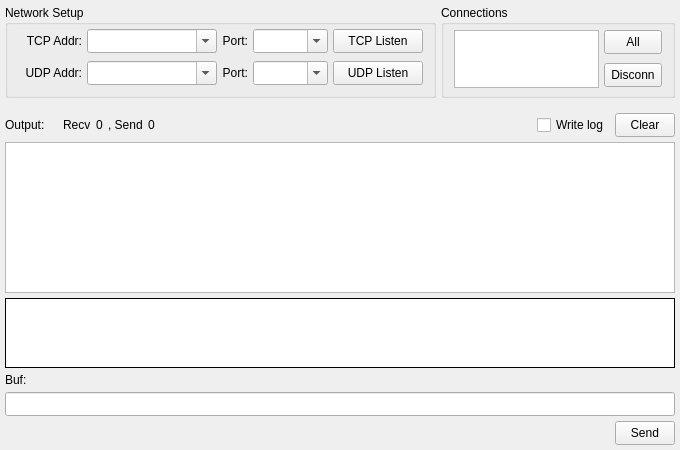
<?xml version="1.0" encoding="UTF-8"?>
<ui version="4.0">
 <class>ServerForm</class>
 <widget class="QWidget" name="ServerForm">
  <property name="geometry">
   <rect>
    <x>0</x>
    <y>0</y>
    <width>680</width>
    <height>450</height>
   </rect>
  </property>
  <property name="minimumSize">
   <size>
    <width>0</width>
    <height>0</height>
   </size>
  </property>
  <property name="windowTitle">
   <string>Server</string>
  </property>
  <property name="locale">
   <locale language="C" country="AnyCountry"/>
  </property>
  <layout class="QVBoxLayout" name="lay1">
   <property name="spacing">
    <number>5</number>
   </property>
   <property name="margin" stdset="0">
    <number>5</number>
   </property>
   <item>
    <layout class="QHBoxLayout" name="lay2">
     <item>
      <widget class="QGroupBox" name="box1">
       <property name="sizePolicy">
        <sizepolicy hsizetype="Fixed" vsizetype="Fixed">
         <horstretch>0</horstretch>
         <verstretch>0</verstretch>
        </sizepolicy>
       </property>
       <property name="minimumSize">
        <size>
         <width>0</width>
         <height>93</height>
        </size>
       </property>
       <property name="maximumSize">
        <size>
         <width>16777215</width>
         <height>93</height>
        </size>
       </property>
       <property name="title">
        <string>Network Setup</string>
       </property>
       <layout class="QVBoxLayout" name="lay5">
        <property name="spacing">
         <number>5</number>
        </property>
        <property name="leftMargin">
         <number>4</number>
        </property>
        <property name="topMargin">
         <number>0</number>
        </property>
        <property name="rightMargin">
         <number>10</number>
        </property>
        <property name="bottomMargin">
         <number>5</number>
        </property>
        <item>
         <layout class="QGridLayout" name="lay6">
          <property name="sizeConstraint">
           <enum>QLayout::SetFixedSize</enum>
          </property>
          <property name="bottomMargin">
           <number>0</number>
          </property>
          <property name="horizontalSpacing">
           <number>5</number>
          </property>
          <property name="verticalSpacing">
           <number>8</number>
          </property>
          <item row="0" column="2">
           <widget class="QLabel" name="lab2">
            <property name="sizePolicy">
             <sizepolicy hsizetype="Preferred" vsizetype="Preferred">
              <horstretch>0</horstretch>
              <verstretch>0</verstretch>
             </sizepolicy>
            </property>
            <property name="text">
             <string>Port:</string>
            </property>
            <property name="alignment">
             <set>Qt::AlignRight|Qt::AlignTrailing|Qt::AlignVCenter</set>
            </property>
           </widget>
          </item>
          <item row="0" column="0">
           <widget class="QLabel" name="lab1">
            <property name="sizePolicy">
             <sizepolicy hsizetype="Preferred" vsizetype="Preferred">
              <horstretch>0</horstretch>
              <verstretch>0</verstretch>
             </sizepolicy>
            </property>
            <property name="minimumSize">
             <size>
              <width>70</width>
              <height>0</height>
             </size>
            </property>
            <property name="contextMenuPolicy">
             <enum>Qt::NoContextMenu</enum>
            </property>
            <property name="text">
             <string>TCP Addr:</string>
            </property>
            <property name="textFormat">
             <enum>Qt::PlainText</enum>
            </property>
            <property name="scaledContents">
             <bool>false</bool>
            </property>
            <property name="alignment">
             <set>Qt::AlignRight|Qt::AlignTrailing|Qt::AlignVCenter</set>
            </property>
           </widget>
          </item>
          <item row="0" column="1">
           <widget class="QComboBox" name="cmbTcpAddr">
            <property name="sizePolicy">
             <sizepolicy hsizetype="Fixed" vsizetype="Fixed">
              <horstretch>0</horstretch>
              <verstretch>0</verstretch>
             </sizepolicy>
            </property>
            <property name="minimumSize">
             <size>
              <width>130</width>
              <height>24</height>
             </size>
            </property>
            <property name="maximumSize">
             <size>
              <width>130</width>
              <height>24</height>
             </size>
            </property>
            <property name="editable">
             <bool>true</bool>
            </property>
            <property name="insertPolicy">
             <enum>QComboBox::NoInsert</enum>
            </property>
           </widget>
          </item>
          <item row="0" column="3">
           <widget class="QComboBox" name="cmbTcpPort">
            <property name="sizePolicy">
             <sizepolicy hsizetype="Fixed" vsizetype="Fixed">
              <horstretch>0</horstretch>
              <verstretch>0</verstretch>
             </sizepolicy>
            </property>
            <property name="minimumSize">
             <size>
              <width>75</width>
              <height>24</height>
             </size>
            </property>
            <property name="maximumSize">
             <size>
              <width>75</width>
              <height>24</height>
             </size>
            </property>
            <property name="editable">
             <bool>true</bool>
            </property>
            <property name="insertPolicy">
             <enum>QComboBox::InsertAtTop</enum>
            </property>
           </widget>
          </item>
          <item row="1" column="0">
           <widget class="QLabel" name="lab3">
            <property name="sizePolicy">
             <sizepolicy hsizetype="Preferred" vsizetype="Preferred">
              <horstretch>0</horstretch>
              <verstretch>0</verstretch>
             </sizepolicy>
            </property>
            <property name="minimumSize">
             <size>
              <width>70</width>
              <height>0</height>
             </size>
            </property>
            <property name="contextMenuPolicy">
             <enum>Qt::NoContextMenu</enum>
            </property>
            <property name="text">
             <string>UDP Addr:</string>
            </property>
            <property name="textFormat">
             <enum>Qt::PlainText</enum>
            </property>
            <property name="scaledContents">
             <bool>false</bool>
            </property>
            <property name="alignment">
             <set>Qt::AlignRight|Qt::AlignTrailing|Qt::AlignVCenter</set>
            </property>
           </widget>
          </item>
          <item row="1" column="1">
           <widget class="QComboBox" name="cmbUdpAddr">
            <property name="sizePolicy">
             <sizepolicy hsizetype="Fixed" vsizetype="Fixed">
              <horstretch>0</horstretch>
              <verstretch>0</verstretch>
             </sizepolicy>
            </property>
            <property name="minimumSize">
             <size>
              <width>130</width>
              <height>24</height>
             </size>
            </property>
            <property name="maximumSize">
             <size>
              <width>130</width>
              <height>24</height>
             </size>
            </property>
            <property name="editable">
             <bool>true</bool>
            </property>
            <property name="insertPolicy">
             <enum>QComboBox::NoInsert</enum>
            </property>
           </widget>
          </item>
          <item row="1" column="2">
           <widget class="QLabel" name="lab4">
            <property name="sizePolicy">
             <sizepolicy hsizetype="Preferred" vsizetype="Preferred">
              <horstretch>0</horstretch>
              <verstretch>0</verstretch>
             </sizepolicy>
            </property>
            <property name="text">
             <string>Port:</string>
            </property>
            <property name="alignment">
             <set>Qt::AlignRight|Qt::AlignTrailing|Qt::AlignVCenter</set>
            </property>
           </widget>
          </item>
          <item row="1" column="3">
           <widget class="QComboBox" name="cmbUdpPort">
            <property name="sizePolicy">
             <sizepolicy hsizetype="Fixed" vsizetype="Fixed">
              <horstretch>0</horstretch>
              <verstretch>0</verstretch>
             </sizepolicy>
            </property>
            <property name="minimumSize">
             <size>
              <width>75</width>
              <height>24</height>
             </size>
            </property>
            <property name="maximumSize">
             <size>
              <width>75</width>
              <height>24</height>
             </size>
            </property>
            <property name="editable">
             <bool>true</bool>
            </property>
            <property name="insertPolicy">
             <enum>QComboBox::InsertAtTop</enum>
            </property>
           </widget>
          </item>
          <item row="1" column="4">
           <widget class="QToolButton" name="btnUdp">
            <property name="sizePolicy">
             <sizepolicy hsizetype="Fixed" vsizetype="Fixed">
              <horstretch>0</horstretch>
              <verstretch>0</verstretch>
             </sizepolicy>
            </property>
            <property name="minimumSize">
             <size>
              <width>90</width>
              <height>24</height>
             </size>
            </property>
            <property name="maximumSize">
             <size>
              <width>90</width>
              <height>24</height>
             </size>
            </property>
            <property name="statusTip">
             <string/>
            </property>
            <property name="text">
             <string>UDP Listen</string>
            </property>
            <property name="checkable">
             <bool>true</bool>
            </property>
           </widget>
          </item>
          <item row="0" column="4">
           <widget class="QToolButton" name="btnTcp">
            <property name="minimumSize">
             <size>
              <width>90</width>
              <height>24</height>
             </size>
            </property>
            <property name="maximumSize">
             <size>
              <width>90</width>
              <height>24</height>
             </size>
            </property>
            <property name="text">
             <string>TCP Listen</string>
            </property>
            <property name="checkable">
             <bool>true</bool>
            </property>
           </widget>
          </item>
         </layout>
        </item>
       </layout>
      </widget>
     </item>
     <item>
      <widget class="QGroupBox" name="box2">
       <property name="sizePolicy">
        <sizepolicy hsizetype="Expanding" vsizetype="Fixed">
         <horstretch>0</horstretch>
         <verstretch>0</verstretch>
        </sizepolicy>
       </property>
       <property name="minimumSize">
        <size>
         <width>0</width>
         <height>93</height>
        </size>
       </property>
       <property name="maximumSize">
        <size>
         <width>16777215</width>
         <height>93</height>
        </size>
       </property>
       <property name="title">
        <string>Connections</string>
       </property>
       <layout class="QHBoxLayout" name="lay8">
        <property name="spacing">
         <number>5</number>
        </property>
        <property name="leftMargin">
         <number>10</number>
        </property>
        <property name="topMargin">
         <number>5</number>
        </property>
        <property name="rightMargin">
         <number>10</number>
        </property>
        <property name="bottomMargin">
         <number>10</number>
        </property>
        <item>
         <widget class="QListWidget" name="lstConn">
          <property name="sizePolicy">
           <sizepolicy hsizetype="Expanding" vsizetype="Fixed">
            <horstretch>0</horstretch>
            <verstretch>0</verstretch>
           </sizepolicy>
          </property>
          <property name="minimumSize">
           <size>
            <width>0</width>
            <height>58</height>
           </size>
          </property>
          <property name="maximumSize">
           <size>
            <width>16777215</width>
            <height>58</height>
           </size>
          </property>
          <property name="verticalScrollBarPolicy">
           <enum>Qt::ScrollBarAlwaysOff</enum>
          </property>
          <property name="horizontalScrollBarPolicy">
           <enum>Qt::ScrollBarAlwaysOff</enum>
          </property>
          <property name="editTriggers">
           <set>QAbstractItemView::NoEditTriggers</set>
          </property>
          <property name="showDropIndicator" stdset="0">
           <bool>false</bool>
          </property>
          <property name="selectionMode">
           <enum>QAbstractItemView::MultiSelection</enum>
          </property>
          <property name="selectionBehavior">
           <enum>QAbstractItemView::SelectRows</enum>
          </property>
          <property name="selectionRectVisible">
           <bool>false</bool>
          </property>
         </widget>
        </item>
        <item>
         <layout class="QVBoxLayout" name="lay9">
          <property name="spacing">
           <number>10</number>
          </property>
          <property name="topMargin">
           <number>0</number>
          </property>
          <item>
           <widget class="QToolButton" name="btnConnAll">
            <property name="sizePolicy">
             <sizepolicy hsizetype="Preferred" vsizetype="Fixed">
              <horstretch>0</horstretch>
              <verstretch>0</verstretch>
             </sizepolicy>
            </property>
            <property name="minimumSize">
             <size>
              <width>0</width>
              <height>24</height>
             </size>
            </property>
            <property name="maximumSize">
             <size>
              <width>16777215</width>
              <height>24</height>
             </size>
            </property>
            <property name="text">
             <string>All</string>
            </property>
           </widget>
          </item>
          <item>
           <widget class="QToolButton" name="btnConnDel">
            <property name="sizePolicy">
             <sizepolicy hsizetype="Preferred" vsizetype="Fixed">
              <horstretch>0</horstretch>
              <verstretch>0</verstretch>
             </sizepolicy>
            </property>
            <property name="minimumSize">
             <size>
              <width>0</width>
              <height>24</height>
             </size>
            </property>
            <property name="maximumSize">
             <size>
              <width>16777215</width>
              <height>24</height>
             </size>
            </property>
            <property name="text">
             <string>Disconn</string>
            </property>
           </widget>
          </item>
         </layout>
        </item>
       </layout>
      </widget>
     </item>
    </layout>
   </item>
   <item>
    <layout class="QGridLayout" name="lay3">
     <property name="topMargin">
      <number>5</number>
     </property>
     <property name="spacing">
      <number>5</number>
     </property>
    </layout>
   </item>
   <item>
    <layout class="QHBoxLayout" name="lay4">
     <property name="spacing">
      <number>5</number>
     </property>
     <property name="leftMargin">
      <number>0</number>
     </property>
     <property name="topMargin">
      <number>5</number>
     </property>
     <property name="rightMargin">
      <number>0</number>
     </property>
     <property name="bottomMargin">
      <number>0</number>
     </property>
     <item>
      <widget class="QLabel" name="lab8">
       <property name="sizePolicy">
        <sizepolicy hsizetype="Fixed" vsizetype="Preferred">
         <horstretch>0</horstretch>
         <verstretch>0</verstretch>
        </sizepolicy>
       </property>
       <property name="text">
        <string>Output:    </string>
       </property>
      </widget>
     </item>
     <item>
      <widget class="QLabel" name="lab9">
       <property name="text">
        <string>Recv</string>
       </property>
      </widget>
     </item>
     <item>
      <widget class="QLabel" name="labRecv">
       <property name="sizePolicy">
        <sizepolicy hsizetype="Preferred" vsizetype="Preferred">
         <horstretch>0</horstretch>
         <verstretch>0</verstretch>
        </sizepolicy>
       </property>
       <property name="toolTip">
        <string notr="true"/>
       </property>
       <property name="text">
        <string notr="true">0</string>
       </property>
      </widget>
     </item>
     <item>
      <widget class="QLabel" name="lab10">
       <property name="text">
        <string>, Send</string>
       </property>
      </widget>
     </item>
     <item>
      <widget class="QLabel" name="labSend">
       <property name="toolTip">
        <string notr="true"/>
       </property>
       <property name="text">
        <string notr="true">0</string>
       </property>
      </widget>
     </item>
     <item>
      <spacer name="spc">
       <property name="orientation">
        <enum>Qt::Horizontal</enum>
       </property>
       <property name="sizeHint" stdset="0">
        <size>
         <width>0</width>
         <height>0</height>
        </size>
       </property>
      </spacer>
     </item>
     <item>
      <widget class="QCheckBox" name="chkLog">
       <property name="text">
        <string>Write log</string>
       </property>
      </widget>
     </item>
     <item>
      <widget class="QToolButton" name="btnClear">
       <property name="minimumSize">
        <size>
         <width>60</width>
         <height>24</height>
        </size>
       </property>
       <property name="maximumSize">
        <size>
         <width>60</width>
         <height>24</height>
        </size>
       </property>
       <property name="text">
        <string>Clear</string>
       </property>
      </widget>
     </item>
    </layout>
   </item>
   <item>
    <widget class="QTreeWidget" name="treeOutput">
     <property name="sizePolicy">
      <sizepolicy hsizetype="Expanding" vsizetype="Expanding">
       <horstretch>0</horstretch>
       <verstretch>0</verstretch>
      </sizepolicy>
     </property>
     <property name="horizontalScrollBarPolicy">
      <enum>Qt::ScrollBarAlwaysOff</enum>
     </property>
     <property name="editTriggers">
      <set>QAbstractItemView::NoEditTriggers</set>
     </property>
     <property name="showDropIndicator" stdset="0">
      <bool>false</bool>
     </property>
     <property name="alternatingRowColors">
      <bool>false</bool>
     </property>
     <property name="selectionMode">
      <enum>QAbstractItemView::SingleSelection</enum>
     </property>
     <property name="selectionBehavior">
      <enum>QAbstractItemView::SelectRows</enum>
     </property>
     <property name="wordWrap">
      <bool>true</bool>
     </property>
     <attribute name="headerVisible">
      <bool>false</bool>
     </attribute>
     <attribute name="headerStretchLastSection">
      <bool>true</bool>
     </attribute>
     <column>
      <property name="text">
       <string notr="true">1</string>
      </property>
     </column>
    </widget>
   </item>
   <item>
    <widget class="QPlainTextEdit" name="txtOutput">
     <property name="sizePolicy">
      <sizepolicy hsizetype="Expanding" vsizetype="Fixed">
       <horstretch>0</horstretch>
       <verstretch>0</verstretch>
      </sizepolicy>
     </property>
     <property name="minimumSize">
      <size>
       <width>0</width>
       <height>70</height>
      </size>
     </property>
     <property name="maximumSize">
      <size>
       <width>16777215</width>
       <height>70</height>
      </size>
     </property>
     <property name="acceptDrops">
      <bool>false</bool>
     </property>
     <property name="frameShape">
      <enum>QFrame::Box</enum>
     </property>
     <property name="frameShadow">
      <enum>QFrame::Plain</enum>
     </property>
     <property name="horizontalScrollBarPolicy">
      <enum>Qt::ScrollBarAlwaysOff</enum>
     </property>
     <property name="tabChangesFocus">
      <bool>true</bool>
     </property>
     <property name="undoRedoEnabled">
      <bool>false</bool>
     </property>
     <property name="readOnly">
      <bool>true</bool>
     </property>
     <property name="textInteractionFlags">
      <set>Qt::TextSelectableByKeyboard|Qt::TextSelectableByMouse</set>
     </property>
    </widget>
   </item>
   <item>
    <widget class="QLabel" name="lab5">
     <property name="text">
      <string>Buf:</string>
     </property>
    </widget>
   </item>
   <item>
    <widget class="QLineEdit" name="edtBuf1">
     <property name="minimumSize">
      <size>
       <width>0</width>
       <height>24</height>
      </size>
     </property>
     <property name="maximumSize">
      <size>
       <width>16777215</width>
       <height>24</height>
      </size>
     </property>
    </widget>
   </item>
   <item alignment="Qt::AlignRight">
    <widget class="QToolButton" name="btnSend1">
     <property name="minimumSize">
      <size>
       <width>60</width>
       <height>24</height>
      </size>
     </property>
     <property name="maximumSize">
      <size>
       <width>60</width>
       <height>24</height>
      </size>
     </property>
     <property name="text">
      <string>Send</string>
     </property>
     <property name="checkable">
      <bool>false</bool>
     </property>
    </widget>
   </item>
  </layout>
 </widget>
 <tabstops>
  <tabstop>cmbTcpAddr</tabstop>
  <tabstop>cmbTcpPort</tabstop>
  <tabstop>btnTcp</tabstop>
  <tabstop>cmbUdpAddr</tabstop>
  <tabstop>cmbUdpPort</tabstop>
  <tabstop>btnUdp</tabstop>
  <tabstop>lstConn</tabstop>
  <tabstop>btnConnAll</tabstop>
  <tabstop>btnConnDel</tabstop>
  <tabstop>chkLog</tabstop>
  <tabstop>btnClear</tabstop>
  <tabstop>treeOutput</tabstop>
 </tabstops>
 <resources/>
 <connections/>
</ui>
